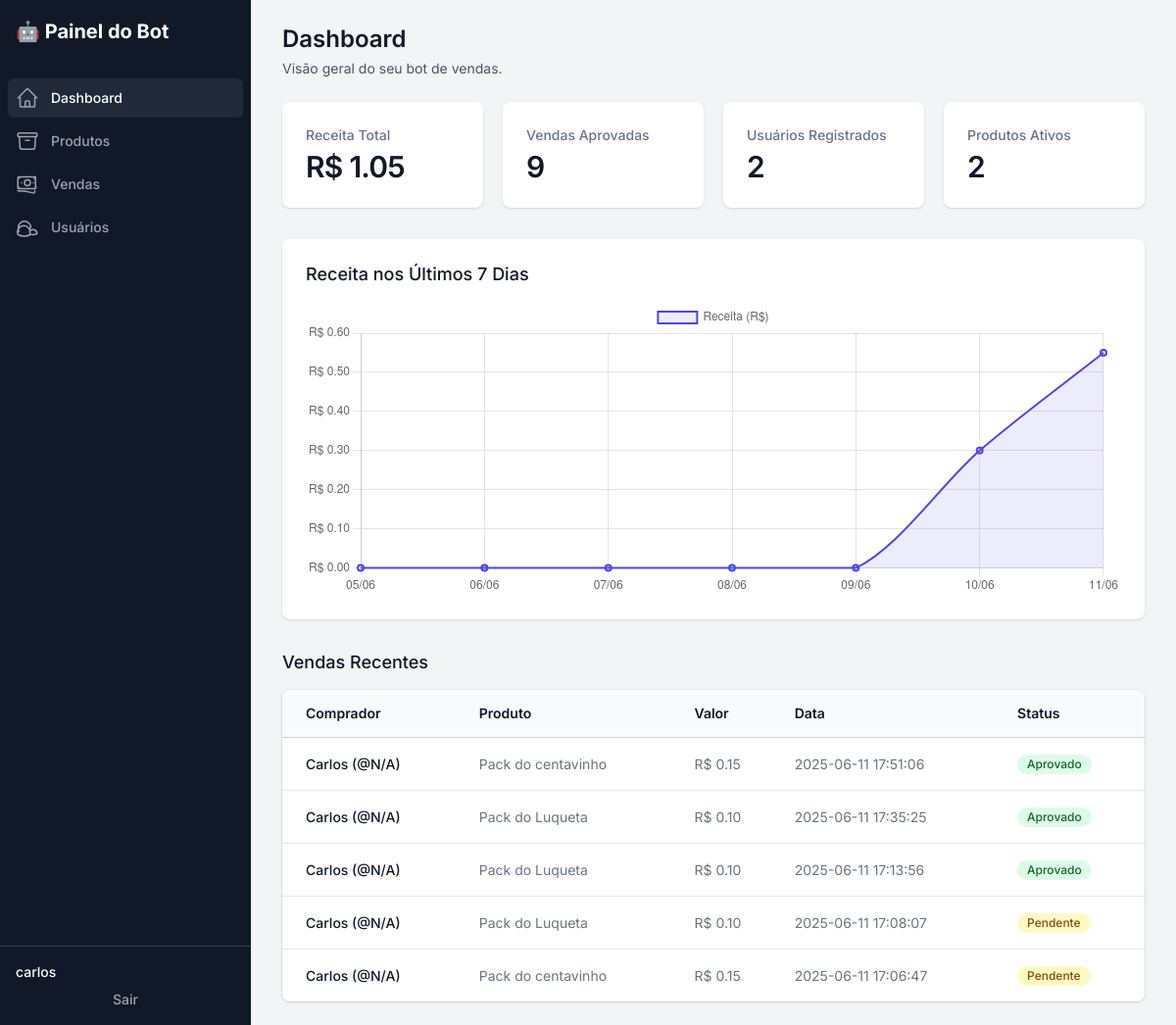
The page / (signed in) on the database its author committed.
### tables this page shows
CREATE TABLE users (
    id INTEGER PRIMARY KEY,
    username TEXT,
    first_name TEXT,
    last_name TEXT,
    data_registro TEXT
);

CREATE TABLE vendas (
    id INTEGER PRIMARY KEY AUTOINCREMENT,
    user_id INTEGER,
    produto_id INTEGER,
    preco REAL, 
    payment_id TEXT,
    status TEXT,
    data_venda TEXT,
    payer_name TEXT,
    payer_email TEXT,
    FOREIGN KEY (user_id) REFERENCES users (id),
    FOREIGN KEY (produto_id) REFERENCES produtos (id)
);

CREATE TABLE produtos (
    id INTEGER PRIMARY KEY AUTOINCREMENT,
    nome TEXT NOT NULL,
    preco REAL NOT NULL,
    link TEXT NOT NULL
);

### app.py (the view)
@app.route('/')
def index():
    if not session.get('logged_in'): return redirect(url_for('login'))
    conn = get_db_connection()
    total_usuarios = conn.execute('SELECT COUNT(id) FROM users').fetchone()[0]
    total_produtos = conn.execute('SELECT COUNT(id) FROM produtos').fetchone()[0]
    vendas_data = conn.execute("SELECT COUNT(v.id), SUM(p.preco) FROM vendas v JOIN produtos p ON v.produto_id = p.id WHERE v.status = ?", ('aprovado',)).fetchone()
    total_vendas_aprovadas = vendas_data[0] or 0
    receita_total = vendas_data[1] or 0.0
    vendas_recentes = conn.execute('''
        SELECT v.id, u.username, u.first_name, p.nome, p.preco, v.data_venda,
               CASE
                   WHEN v.status = 'aprovado' THEN 'aprovado'
                   WHEN v.status = 'pendente' AND DATETIME('now', 'localtime', '-24 hours') > DATETIME(v.data_venda) THEN 'cancelado'
                   ELSE 'pendente'
               END AS status
        FROM vendas v
        JOIN users u ON v.user_id = u.id
        JOIN produtos p ON v.produto_id = p.id
        ORDER BY v.id DESC LIMIT 5
    ''').fetchall()
    chart_labels, chart_data = [], []
    today = datetime.now()
    for i in range(6, -1, -1):
        day = today - timedelta(days=i)
        start_of_day, end_of_day = datetime.combine(day.date(), time.min), datetime.combine(day.date(), time.max)
        chart_labels.append(day.strftime('%d/%m'))
        daily_revenue = conn.execute("SELECT SUM(preco) FROM vendas WHERE status = 'aprovado' AND data_venda BETWEEN ? AND ?", (start_of_day, end_of_day)).fetchone()[0]
        chart_data.append(daily_revenue or 0)
    conn.close()
    return render_template('index.html', total_vendas=total_vendas_aprovadas, total_usuarios=total_usuarios, total_produtos=total_produtos, receita_total=receita_total, vendas_recentes=vendas_recentes, chart_labels=json.dumps(chart_labels), chart_data=json.dumps(chart_data))

### app.py (called while the page is built)
def get_db_connection():
    conn = sqlite3.connect(DB_NAME)
    conn.row_factory = sqlite3.Row
    return conn

### templates/index.html (shortened to what this page needs)
{% extends "layout.html" %}
{% block content %}
<h1 class="text-2xl font-semibold text-gray-900">Dashboard</h1>
<p class="mt-1 text-sm text-gray-600">Visão geral do seu bot de vendas.</p>
<div class="mt-6">
    <dl class="grid grid-cols-1 gap-5 sm:grid-cols-2 lg:grid-cols-4">
        <div class="overflow-hidden rounded-lg bg-white px-4 py-5 shadow sm:p-6">
            <dt class="truncate text-sm font-medium text-gray-500">Receita Total</dt>
            <dd class="mt-1 text-3xl font-semibold tracking-tight text-gray-900">R$ {{ "%.2f"|format(receita_total|float) }}</dd>
        </div>
        <div class="overflow-hidden rounded-lg bg-white px-4 py-5 shadow sm:p-6">
            <dt class="truncate text-sm font-medium text-gray-500">Vendas Aprovadas</dt>
            <dd class="mt-1 text-3xl font-semibold tracking-tight text-gray-900">{{ total_vendas }}</dd>
        </div>
        <div class="overflow-hidden rounded-lg bg-white px-4 py-5 shadow sm:p-6">
            <dt class="truncate text-sm font-medium text-gray-500">Usuários Registrados</dt>
            <dd class="mt-1 text-3xl font-semibold tracking-tight text-gray-900">{{ total_usuarios }}</dd>
        </div>
        <div class="overflow-hidden rounded-lg bg-white px-4 py-5 shadow sm:p-6">
            <dt class="truncate text-sm font-medium text-gray-500">Produtos Ativos</dt>
            <dd class="mt-1 text-3xl font-semibold tracking-tight text-gray-900">{{ total_produtos }}</dd>
        </div>
    </dl>
</div>
<div class="mt-8 bg-white p-6 rounded-lg shadow">
    <h2 class="text-lg font-medium leading-6 text-gray-900">Receita nos Últimos 7 Dias</h2>
    <div class="mt-4" style="height: 300px;">
        <canvas id="salesChart"></canvas>
    </div>
</div>
<div class="mt-8">
    <h2 class="text-lg font-medium leading-6 text-gray-900">Vendas Recentes</h2>
    <div class="mt-4 overflow-hidden shadow ring-1 ring-black ring-opacity-5 sm:rounded-lg">
        <div class="min-w-full overflow-x-auto">
            <table class="min-w-full divide-y divide-gray-300">
                <thead class="bg-gray-50">
                <tr>
                    <th scope="col" class="py-3.5 pl-4 pr-3 text-left text-sm font-semibold text-gray-900 sm:pl-6">Comprador</th>
                    <th scope="col" class="px-3 py-3.5 text-left text-sm font-semibold text-gray-900">Produto</th>
                    <th scope="col" class="px-3 py-3.5 text-left text-sm font-semibold text-gray-900">Valor</th>
                    <th scope="col" class="px-3 py-3.5 text-left text-sm font-semibold text-gray-900">Data</th>
                    <th scope="col" class="px-3 py-3.5 text-left text-sm font-semibold text-gray-900">Status</th>
                </tr>
                </thead>
                <tbody class="divide-y divide-gray-200 bg-white">
                {% for venda in vendas_recentes %}
                <tr>
                    <td class="whitespace-nowrap py-4 pl-4 pr-3 text-sm font-medium text-gray-900 sm:pl-6">{{ venda.first_name or '' }} (@{{ venda.username or 'N/A' }})</td>
                    <td class="whitespace-nowrap px-3 py-4 text-sm text-gray-500">{{ venda.nome }}</td>
                    <td class="whitespace-nowrap px-3 py-4 text-sm text-gray-500">R$ {{ "%.2f"|format(venda.preco) }}</td>
                    <td class="whitespace-nowrap px-3 py-4 text-sm text-gray-500">{{ venda.data_venda }}</td>
                    <td class="whitespace-nowrap px-3 py-4 text-sm text-gray-500">
                        {% if venda.status == 'aprovado' %}
                            <span class="inline-flex items-center rounded-full bg-green-100 px-2.5 py-0.5 text-xs font-medium text-green-800">Aprovado</span>
                        {% elif venda.status == 'cancelado' %}
                            <span class="inline-flex items-center rounded-full bg-gray-100 px-2.5 py-0.5 text-xs font-medium text-gray-800">Cancelado</span>
                        {% else %}
                            <span class="inline-flex items-center rounded-full bg-yellow-100 px-2.5 py-0.5 text-xs font-medium text-yellow-800">Pendente</span>
                        {% endif %}
                    </td>
                </tr>
                {% else %}
                <tr>
                    <td colspan="5" class="whitespace-nowrap px-3 py-4 text-sm text-center text-gray-500">Nenhuma venda registrada ainda.</td>
                </tr>
                {% endfor %}
                </tbody>
            </table>
        </div>
    </div>
</div>
<script>
    document.addEventListener('DOMContentLoaded', (event) => {
        const chartElement = document.getElementById('chartData');
        const labels = JSON.parse(chartElement.dataset.labels);
        const dataValues = JSON.parse(chartElement.dataset.values);
        const ctx = document.getElementById('salesChart').getContext('2d');
        const salesChart = new Chart(ctx, {
            type: 'line',
            data: {
                labels: labels,
                datasets: [{
                    label: 'Receita (R$)',
                    data: dataValues,
                    backgroundColor: 'rgba(79, 70, 229, 0.1)',
                    borderColor: 'rgba(79, 70, 229, 1)',
                    borderWidth: 2,
                    tension: 0.3,
                    fill: true,
                }]
            },
            options: {
                responsive: true,
                maintainAspectRatio: false,
                scales: {
                    y: {
                        beginAtZero: true,
                        ticks: {
                            callback: function(value, index, values) { return 'R$ ' + value.toFixed(2); }
                        }
                    }
                },
                plugins: {
                    tooltip: {
                        callbacks: {
                            label: function(context) {
                                let label = context.dataset.label || '';
                                if (label) { label += ': '; }
                                if (context.parsed.y !== null) {
                                    label += new Intl.NumberFormat('pt-BR', { style: 'currency', currency: 'BRL' }).format(context.parsed.y);
                                }
                                return label;
                            }
                        }
                    }
                }
            }
        });
    });
</script>
{% endblock %}

### templates/layout.html (shortened to what this page needs)
<!DOCTYPE html>
<html lang="pt-br" class="h-full bg-gray-100">
<head>
    <script src="https://cdn.tailwindcss.com"></script>
</head>
<body class="h-full">
<div class="min-h-full">
  <div class="fixed inset-y-0 flex w-64 flex-col bg-gray-900">
    <div class="flex min-h-0 flex-1 flex-col">
      <div class="flex h-16 flex-shrink-0 items-center bg-gray-900 px-4">
        <h1 class="text-xl font-bold text-white">🤖 Painel do Bot</h1>
      </div>
      <div class="flex flex-1 flex-col overflow-y-auto">
        <nav class="flex-1 space-y-1 px-2 py-4">
          <a href="{{ url_for('index') }}" class="{{ 'bg-gray-800 text-white' if request.path == url_for('index') else 'text-gray-400 hover:bg-gray-800 hover:text-white' }} group flex items-center rounded-md px-2 py-2 text-sm font-medium">
            Dashboard
          </a>
          <a href="{{ url_for('produtos') }}" class="{{ 'bg-gray-800 text-white' if request.path == url_for('produtos') else 'text-gray-400 hover:bg-gray-800 hover:text-white' }} group flex items-center rounded-md px-2 py-2 text-sm font-medium">
            Produtos
          </a>
          <a href="{{ url_for('vendas') }}" class="{{ 'bg-gray-800 text-white' if request.path == url_for('vendas') else 'text-gray-400 hover:bg-gray-800 hover:text-white' }} group flex items-center rounded-md px-2 py-2 text-sm font-medium">
            Vendas
          </a>
          <a href="{{ url_for('usuarios') }}" class="{{ 'bg-gray-800 text-white' if request.path == url_for('usuarios') else 'text-gray-400 hover:bg-gray-800 hover:text-white' }} group flex items-center rounded-md px-2 py-2 text-sm font-medium">
            Usuários
          </a>
        </nav>
      </div>
       <div class="flex flex-shrink-0 border-t border-gray-700 p-4">
        <div class="flex-shrink-0 w-full">
            <div class="flex items-center">
                <div>
                    <p class="text-sm font-medium text-white">{{ session.username }}</p>
                </div>
            </div>
            <a href="{{ url_for('logout') }}" class="mt-2 block w-full text-center text-sm font-medium text-gray-400 hover:text-white">Sair</a>
        </div>
      </div>
    </div>
  </div>
  <div class="flex flex-1 flex-col md:pl-64">
    <main class="flex-1">
      <div class="py-6">
        <div class="mx-auto max-w-7xl px-4 sm:px-6 md:px-8">
            {% block content %}{% endblock %}
        </div>
      </div>
    </main>
  </div>
</div>
</body>
</html>

### templates/layout.html (style rules this page uses)
body { font-family: 'Inter', sans-serif; }

### rows shown on the page
users: username "carlos"
vendas: first_name "Carlos", username "N/A", nome "Pack do centavinho", data_venda "2025-06-11 17:51:06", shows "Aprovado"
produtos: preco "0.15"
vendas: first_name "Carlos", username "N/A", nome "Pack do Luqueta", data_venda "2025-06-11 17:35:25", shows "Aprovado"
produtos: preco "0.10"
vendas: first_name "Carlos", username "N/A", nome "Pack do Luqueta", data_venda "2025-06-11 17:13:56", shows "Aprovado"
vendas: first_name "Carlos", username "N/A", nome "Pack do Luqueta", data_venda "2025-06-11 17:08:07", shows "Pendente"
vendas: first_name "Carlos", username "N/A", nome "Pack do centavinho", data_venda "2025-06-11 17:06:47", shows "Pendente"

### other values the page prints
{{ "%.2f"|format(receita_total|float) }} "1.05"
{{ total_vendas }} "9"
{{ total_usuarios }} "2"
{{ total_produtos }} "2"
